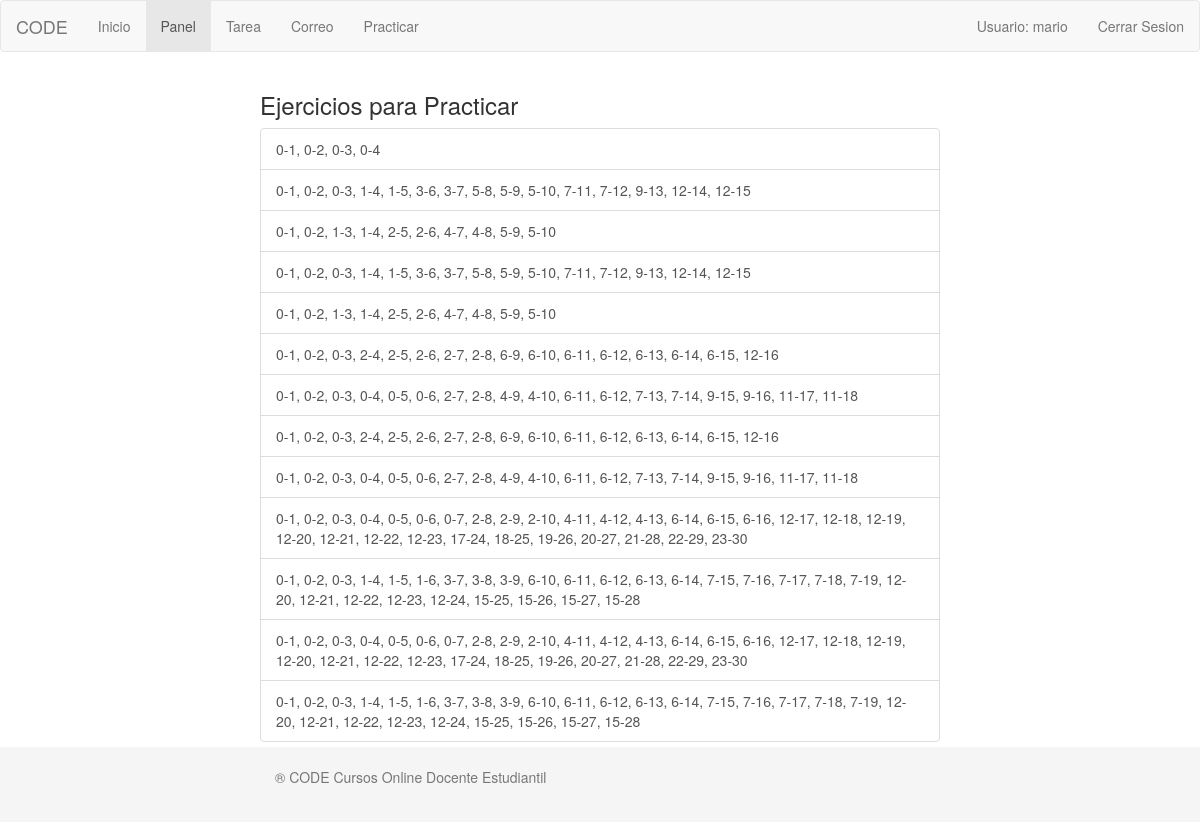
The page /practicar.php (signed in) on the database its author committed.
### tables this page shows
CREATE TABLE IF NOT EXISTS `practica` (
  `id` int(11) NOT NULL,
  `arbol` varchar(255) DEFAULT NULL,
  `rec_dfs` varchar(255) DEFAULT NULL,
  `rec_bfs` varchar(255) DEFAULT NULL
);

### modelo/Practicas.php (called while the page is built, shortened)
<?php
require 'BDConeccion.php';
class Tareas
{
	public function listaTareas($usuario) {
 		$this->coneccion = new BDConeccion();
 		$this->coneccion->conectar();
 		$resultado = $this->coneccion->consulta("SELECT * FROM practica");
 		return $resultado;
 	}
}

### modelo/BDConeccion.php (called while the page is built, shortened)
<?php
class BDConeccion {
   private $conexion;
   public function conectar()
   {
      if(!isset($this->conexion))
      {
        $this->conexion = (mysql_connect("localhost","root","root")) or die(mysql_error());
      }
   }
     public function consulta($sql)
     {
        $resultado = mysql_query($sql,$this->conexion);
        return $resultado;
    }
}

### practicar.php (the view, shortened to what this page needs)
<?php
if(isset($_SESSION['user'])){
$usuario = $_SESSION['user'];
}
else{
echo '<script>alert("Necesita iniciar sesion para acceder a esta pagina.");</script>';
echo '<script>window.location="index.php";</script>';
}
?>
<!DOCTYPE html>
<html lang="">
	<head>
		<link rel="stylesheet" href="css/bootstrap.min.css">
		<link rel="stylesheet" type="text/css" href="css/styles.css?update=12102006">
	</head>
	<body>
		<nav role="navigation" class="navbar navbar-default">
			<div class="navbar-header">
				<a href="#" class="navbar-brand">CODE</a>
			</div>
			<div id="navbarCollapse" class="collapse navbar-collapse">
				<ul class="nav navbar-nav">
					<li ><a href="index.php">Inicio</a></li>
					<li class="active"><a href="estudiante.php">Panel</a></li>
					<li ><a href="listaTareas.php">Tarea</a></li>
					<li ><a href="correo.php">Correo</a></li>
					<li ><a href="practicar.php">Practicar</a></li>
				</ul>
				<ul class="nav navbar-nav navbar-right">
					<li><a  data-toggle="collapse" data-target="#collap_user" href="#">Usuario:
					<?php echo ''.$usuario.''?></a></li>
					<li><a href="cerrarSesion.php">Cerrar Sesion</a></li>
				</ul>
			</div>
		</nav>
		<div class="container">
			<div class="row">
				<h3>Ejercicios para Practicar</h3>
				<div class="list-group">
				  <?php
	                    require 'modelo/Practicas.php';
	                    $tarea1 = new Tareas();
	                    $tareas = $tarea1->listaTareas($usuario);
	                ?>
	                <?php
	                    while ( $tarea = mysql_fetch_array($tareas)) {
	                          echo "<a href='practica.php?arbol=".$tarea['arbol']."' class='list-group-item'> ". $tarea['arbol']."</a>";
	                    }
	                ?>
				</div>
			</div>
		</div>
		<footer class="footer">
			<div class="container">
				<p class="text-muted">® CODE Cursos Online Docente Estudiantil</p>
			</div>
		</footer>
	</body>
</html>

### css/styles.css (style rules this page uses)
html { position: relative; min-height: 100%; }
body { margin-bottom: 60px; }
.footer { position: absolute; bottom: 0; width: 100%; height: 75px; background-color: #f5f5f5; }
.container { width: auto; max-width: 680px; padding: 0 15px; }
.container .text-muted { margin: 20px 0; }

### rows shown on the page
practica: arbol "0-1, 0-2, 0-3, 0-4"
practica: arbol "0-1, 0-2, 0-3, 1-4, 1-5, 3-6, 3-7, 5-8, 5-9, 5-10, 7-11, 7-12, 9-13, 12-14, 12-15"
practica: arbol "0-1, 0-2, 1-3, 1-4, 2-5, 2-6, 4-7, 4-8, 5-9, 5-10"
practica: arbol "0-1, 0-2, 0-3, 1-4, 1-5, 3-6, 3-7, 5-8, 5-9, 5-10, 7-11, 7-12, 9-13, 12-14, 12-15"
practica: arbol "0-1, 0-2, 1-3, 1-4, 2-5, 2-6, 4-7, 4-8, 5-9, 5-10"
practica: arbol "0-1, 0-2, 0-3, 2-4, 2-5, 2-6, 2-7, 2-8, 6-9, 6-10, 6-11, 6-12, 6-13, 6-14, 6-15, 12-16"
practica: arbol "0-1, 0-2, 0-3, 0-4, 0-5, 0-6, 2-7, 2-8, 4-9, 4-10, 6-11, 6-12, 7-13, 7-14, 9-15, 9-16, 11-17, 11-18"
practica: arbol "0-1, 0-2, 0-3, 2-4, 2-5, 2-6, 2-7, 2-8, 6-9, 6-10, 6-11, 6-12, 6-13, 6-14, 6-15, 12-16"
practica: arbol "0-1, 0-2, 0-3, 0-4, 0-5, 0-6, 2-7, 2-8, 4-9, 4-10, 6-11, 6-12, 7-13, 7-14, 9-15, 9-16, 11-17, 11-18"
practica: arbol "0-1, 0-2, 0-3, 0-4, 0-5, 0-6, 0-7, 2-8, 2-9, 2-10, 4-11, 4-12, 4-13, 6-14, 6-15, 6-16, 12-17, 12-18, 12-19, 12-20, 12-21, 12-22, 12-23, 17-24, 18-25, 19-26, 20-27, 21-28, 22-29, 23-30"
practica: arbol "0-1, 0-2, 0-3, 1-4, 1-5, 1-6, 3-7, 3-8, 3-9, 6-10, 6-11, 6-12, 6-13, 6-14, 7-15, 7-16, 7-17, 7-18, 7-19, 12-20, 12-21, 12-22, 12-23, 12-24, 15-25, 15-26, 15-27, 15-28"
practica: arbol "0-1, 0-2, 0-3, 0-4, 0-5, 0-6, 0-7, 2-8, 2-9, 2-10, 4-11, 4-12, 4-13, 6-14, 6-15, 6-16, 12-17, 12-18, 12-19, 12-20, 12-21, 12-22, 12-23, 17-24, 18-25, 19-26, 20-27, 21-28, 22-29, 23-30"
practica: arbol "0-1, 0-2, 0-3, 1-4, 1-5, 1-6, 3-7, 3-8, 3-9, 6-10, 6-11, 6-12, 6-13, 6-14, 7-15, 7-16, 7-17, 7-18, 7-19, 12-20, 12-21, 12-22, 12-23, 12-24, 15-25, 15-26, 15-27, 15-28"

### other values the page prints
$usuario "mario"
